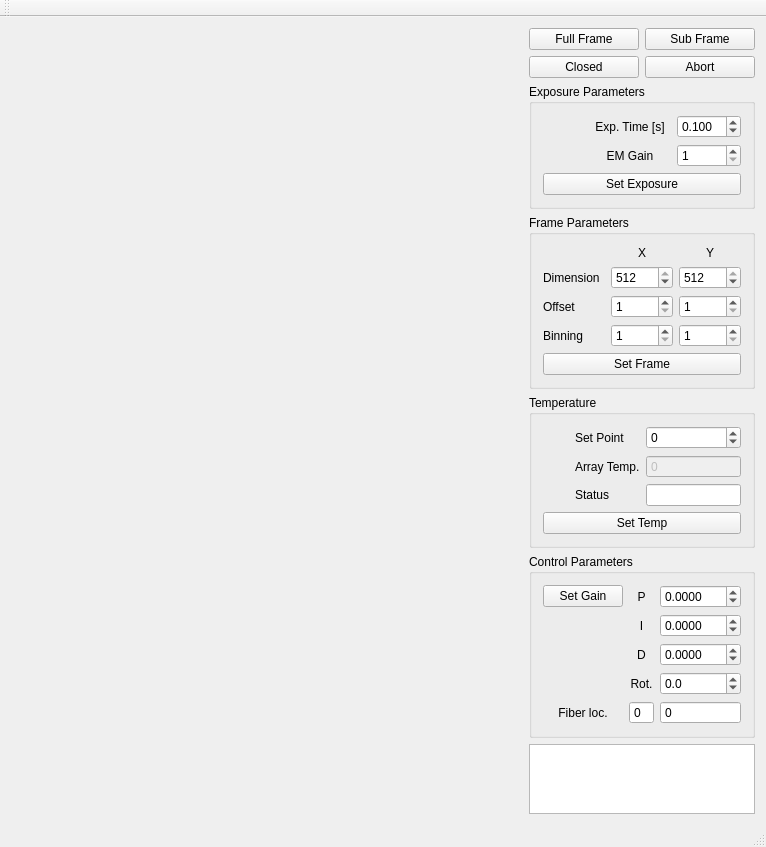
<?xml version="1.0" encoding="UTF-8"?>
<ui version="4.0">
 <class>MainWindow</class>
 <widget class="QMainWindow" name="MainWindow">
  <property name="geometry">
   <rect>
    <x>0</x>
    <y>0</y>
    <width>762</width>
    <height>811</height>
   </rect>
  </property>
  <property name="windowTitle">
   <string>EXPRES FTT</string>
  </property>
  <widget class="QWidget" name="centralWidget">
   <layout class="QHBoxLayout" name="horizontalLayout">
    <item>
     <widget class="QWidget" name="mpl_window" native="true">
      <property name="sizePolicy">
       <sizepolicy hsizetype="Expanding" vsizetype="Expanding">
        <horstretch>0</horstretch>
        <verstretch>0</verstretch>
       </sizepolicy>
      </property>
      <property name="minimumSize">
       <size>
        <width>512</width>
        <height>512</height>
       </size>
      </property>
      <layout class="QVBoxLayout" name="mpl_vl"/>
     </widget>
    </item>
    <item>
     <layout class="QVBoxLayout" name="button_vl">
      <item>
       <layout class="QGridLayout" name="button_grid">
        <item row="4" column="2">
         <widget class="QPushButton" name="btn_SubFrame">
          <property name="sizePolicy">
           <sizepolicy hsizetype="Expanding" vsizetype="Fixed">
            <horstretch>0</horstretch>
            <verstretch>0</verstretch>
           </sizepolicy>
          </property>
          <property name="maximumSize">
           <size>
            <width>16777215</width>
            <height>25</height>
           </size>
          </property>
          <property name="toolTip">
           <string>Start subframe exposures. Subframe determined by frame parameters.</string>
          </property>
          <property name="text">
           <string>Sub Frame</string>
          </property>
         </widget>
        </item>
        <item row="4" column="1">
         <widget class="QPushButton" name="btn_FullFrame">
          <property name="sizePolicy">
           <sizepolicy hsizetype="Expanding" vsizetype="Fixed">
            <horstretch>0</horstretch>
            <verstretch>0</verstretch>
           </sizepolicy>
          </property>
          <property name="maximumSize">
           <size>
            <width>16777215</width>
            <height>25</height>
           </size>
          </property>
          <property name="toolTip">
           <string>Start full frame exposures</string>
          </property>
          <property name="text">
           <string>Full Frame</string>
          </property>
         </widget>
        </item>
        <item row="5" column="1">
         <widget class="QPushButton" name="btn_Closed">
          <property name="sizePolicy">
           <sizepolicy hsizetype="Expanding" vsizetype="Fixed">
            <horstretch>0</horstretch>
            <verstretch>0</verstretch>
           </sizepolicy>
          </property>
          <property name="maximumSize">
           <size>
            <width>16777215</width>
            <height>25</height>
           </size>
          </property>
          <property name="toolTip">
           <string>Start closed loop operation.</string>
          </property>
          <property name="text">
           <string>Closed</string>
          </property>
         </widget>
        </item>
        <item row="5" column="2">
         <widget class="QPushButton" name="btn_Abort">
          <property name="sizePolicy">
           <sizepolicy hsizetype="Expanding" vsizetype="Fixed">
            <horstretch>0</horstretch>
            <verstretch>0</verstretch>
           </sizepolicy>
          </property>
          <property name="toolTip">
           <string>Abort current exposure sequence</string>
          </property>
          <property name="text">
           <string>Abort</string>
          </property>
         </widget>
        </item>
       </layout>
      </item>
      <item>
       <widget class="QGroupBox" name="groupBoxExposure">
        <property name="title">
         <string>Exposure Parameters</string>
        </property>
        <layout class="QGridLayout" name="gridLayout">
         <item row="0" column="0">
          <spacer name="horizontalSpacer_4">
           <property name="orientation">
            <enum>Qt::Horizontal</enum>
           </property>
           <property name="sizeHint" stdset="0">
            <size>
             <width>40</width>
             <height>20</height>
            </size>
           </property>
          </spacer>
         </item>
         <item row="2" column="3">
          <widget class="QSpinBox" name="spb_EMGain">
           <property name="toolTip">
            <string>&lt;html&gt;&lt;head/&gt;&lt;body&gt;&lt;p&gt;Electron-multiplying gain. Range of valid values are 1-300.&lt;/p&gt;&lt;/body&gt;&lt;/html&gt;</string>
           </property>
           <property name="minimum">
            <number>1</number>
           </property>
           <property name="maximum">
            <number>300</number>
           </property>
          </widget>
         </item>
         <item row="0" column="1">
          <widget class="QLabel" name="lbl_ExpTime">
           <property name="text">
            <string>Exp. Time [s]</string>
           </property>
           <property name="alignment">
            <set>Qt::AlignCenter</set>
           </property>
          </widget>
         </item>
         <item row="2" column="0">
          <spacer name="horizontalSpacer_2">
           <property name="orientation">
            <enum>Qt::Horizontal</enum>
           </property>
           <property name="sizeHint" stdset="0">
            <size>
             <width>40</width>
             <height>20</height>
            </size>
           </property>
          </spacer>
         </item>
         <item row="2" column="1">
          <widget class="QLabel" name="lbl_EMGain">
           <property name="text">
            <string>EM Gain</string>
           </property>
           <property name="alignment">
            <set>Qt::AlignCenter</set>
           </property>
          </widget>
         </item>
         <item row="5" column="0" colspan="4">
          <widget class="QPushButton" name="btn_SetExp">
           <property name="text">
            <string>Set Exposure</string>
           </property>
          </widget>
         </item>
         <item row="0" column="3">
          <widget class="QDoubleSpinBox" name="spb_ExpTime">
           <property name="sizePolicy">
            <sizepolicy hsizetype="Expanding" vsizetype="Expanding">
             <horstretch>0</horstretch>
             <verstretch>0</verstretch>
            </sizepolicy>
           </property>
           <property name="maximumSize">
            <size>
             <width>16777215</width>
             <height>25</height>
            </size>
           </property>
           <property name="toolTip">
            <string>&lt;html&gt;&lt;head/&gt;&lt;body&gt;&lt;p&gt;Integration time in milliseconds. Value will update with actual time.&lt;/p&gt;&lt;/body&gt;&lt;/html&gt;</string>
           </property>
           <property name="decimals">
            <number>3</number>
           </property>
           <property name="maximum">
            <double>10.000000000000000</double>
           </property>
           <property name="singleStep">
            <double>0.001000000000000</double>
           </property>
           <property name="value">
            <double>0.100000000000000</double>
           </property>
          </widget>
         </item>
        </layout>
       </widget>
      </item>
      <item>
       <widget class="QGroupBox" name="groupBoxFrame">
        <property name="title">
         <string>Frame Parameters</string>
        </property>
        <layout class="QVBoxLayout" name="verticalLayout_2">
         <item>
          <layout class="QGridLayout" name="glFrame">
           <item row="1" column="1">
            <widget class="QSpinBox" name="spb_XDim">
             <property name="toolTip">
              <string>Horizontal dimension</string>
             </property>
             <property name="minimum">
              <number>1</number>
             </property>
             <property name="maximum">
              <number>512</number>
             </property>
             <property name="value">
              <number>512</number>
             </property>
            </widget>
           </item>
           <item row="1" column="0">
            <widget class="QLabel" name="lbl_Dimension">
             <property name="text">
              <string>Dimension</string>
             </property>
            </widget>
           </item>
           <item row="3" column="0">
            <widget class="QLabel" name="lbl_Binning">
             <property name="text">
              <string>Binning</string>
             </property>
            </widget>
           </item>
           <item row="0" column="1">
            <widget class="QLabel" name="lbl_X">
             <property name="text">
              <string>X</string>
             </property>
             <property name="alignment">
              <set>Qt::AlignCenter</set>
             </property>
            </widget>
           </item>
           <item row="1" column="2">
            <widget class="QSpinBox" name="spb_YDim">
             <property name="toolTip">
              <string>Vertical dimension</string>
             </property>
             <property name="minimum">
              <number>1</number>
             </property>
             <property name="maximum">
              <number>512</number>
             </property>
             <property name="value">
              <number>512</number>
             </property>
            </widget>
           </item>
           <item row="2" column="1">
            <widget class="QSpinBox" name="spb_XOffs">
             <property name="toolTip">
              <string>ROI horizontal offset</string>
             </property>
             <property name="minimum">
              <number>1</number>
             </property>
             <property name="maximum">
              <number>512</number>
             </property>
            </widget>
           </item>
           <item row="2" column="2">
            <widget class="QSpinBox" name="spb_YOffs">
             <property name="toolTip">
              <string>ROI vertical offset</string>
             </property>
             <property name="minimum">
              <number>1</number>
             </property>
             <property name="maximum">
              <number>512</number>
             </property>
            </widget>
           </item>
           <item row="3" column="1">
            <widget class="QSpinBox" name="spb_XBin">
             <property name="toolTip">
              <string>Horizontal pixel binning</string>
             </property>
             <property name="minimum">
              <number>1</number>
             </property>
             <property name="maximum">
              <number>512</number>
             </property>
            </widget>
           </item>
           <item row="2" column="0">
            <widget class="QLabel" name="lbl_Offset">
             <property name="text">
              <string>Offset</string>
             </property>
            </widget>
           </item>
           <item row="0" column="2">
            <widget class="QLabel" name="lbl_Y">
             <property name="text">
              <string>Y</string>
             </property>
             <property name="alignment">
              <set>Qt::AlignCenter</set>
             </property>
            </widget>
           </item>
           <item row="3" column="2">
            <widget class="QSpinBox" name="spb_YBin">
             <property name="toolTip">
              <string>Vertical pixel binning</string>
             </property>
             <property name="minimum">
              <number>1</number>
             </property>
             <property name="maximum">
              <number>512</number>
             </property>
            </widget>
           </item>
          </layout>
         </item>
         <item>
          <widget class="QPushButton" name="btn_SetFrame">
           <property name="toolTip">
            <string>Update camera frame</string>
           </property>
           <property name="text">
            <string>Set Frame</string>
           </property>
          </widget>
         </item>
        </layout>
       </widget>
      </item>
      <item>
       <widget class="QGroupBox" name="groupBoxTemp">
        <property name="title">
         <string>Temperature</string>
        </property>
        <layout class="QGridLayout" name="gridLayout_2">
         <item row="1" column="0">
          <spacer name="horizontalSpacer_3">
           <property name="orientation">
            <enum>Qt::Horizontal</enum>
           </property>
           <property name="sizeHint" stdset="0">
            <size>
             <width>18</width>
             <height>20</height>
            </size>
           </property>
          </spacer>
         </item>
         <item row="0" column="1">
          <widget class="QLabel" name="lbl_SetPoint">
           <property name="text">
            <string>Set Point</string>
           </property>
          </widget>
         </item>
         <item row="1" column="1">
          <widget class="QLabel" name="lbl_ArrayTemp">
           <property name="text">
            <string>Array Temp.</string>
           </property>
          </widget>
         </item>
         <item row="0" column="0">
          <spacer name="horizontalSpacer">
           <property name="orientation">
            <enum>Qt::Horizontal</enum>
           </property>
           <property name="sizeHint" stdset="0">
            <size>
             <width>18</width>
             <height>20</height>
            </size>
           </property>
          </spacer>
         </item>
         <item row="1" column="2">
          <widget class="QSpinBox" name="spb_ArrayTemp">
           <property name="enabled">
            <bool>false</bool>
           </property>
           <property name="sizePolicy">
            <sizepolicy hsizetype="Expanding" vsizetype="Fixed">
             <horstretch>0</horstretch>
             <verstretch>0</verstretch>
            </sizepolicy>
           </property>
           <property name="toolTip">
            <string>&lt;html&gt;&lt;head/&gt;&lt;body&gt;&lt;p&gt;Actual array temperature in C.&lt;/p&gt;&lt;/body&gt;&lt;/html&gt;</string>
           </property>
           <property name="buttonSymbols">
            <enum>QAbstractSpinBox::NoButtons</enum>
           </property>
           <property name="minimum">
            <number>-273</number>
           </property>
           <property name="maximum">
            <number>273</number>
           </property>
          </widget>
         </item>
         <item row="2" column="1">
          <widget class="QLabel" name="lbl_TempStatus">
           <property name="text">
            <string>Status</string>
           </property>
          </widget>
         </item>
         <item row="0" column="2">
          <widget class="QSpinBox" name="spb_SetPoint">
           <property name="sizePolicy">
            <sizepolicy hsizetype="Expanding" vsizetype="Fixed">
             <horstretch>0</horstretch>
             <verstretch>0</verstretch>
            </sizepolicy>
           </property>
           <property name="toolTip">
            <string>&lt;html&gt;&lt;head/&gt;&lt;body&gt;&lt;p&gt;Target array temperature in C.&lt;/p&gt;&lt;/body&gt;&lt;/html&gt;</string>
           </property>
           <property name="minimum">
            <number>-100</number>
           </property>
           <property name="maximum">
            <number>30</number>
           </property>
          </widget>
         </item>
         <item row="2" column="2">
          <widget class="QLineEdit" name="edt_TempStatus">
           <property name="sizePolicy">
            <sizepolicy hsizetype="Expanding" vsizetype="Fixed">
             <horstretch>0</horstretch>
             <verstretch>0</verstretch>
            </sizepolicy>
           </property>
           <property name="readOnly">
            <bool>true</bool>
           </property>
          </widget>
         </item>
         <item row="2" column="0">
          <spacer name="horizontalSpacer_5">
           <property name="orientation">
            <enum>Qt::Horizontal</enum>
           </property>
           <property name="sizeHint" stdset="0">
            <size>
             <width>40</width>
             <height>20</height>
            </size>
           </property>
          </spacer>
         </item>
         <item row="3" column="0" colspan="3">
          <widget class="QPushButton" name="btn_SetTemp">
           <property name="text">
            <string>Set Temp</string>
           </property>
          </widget>
         </item>
        </layout>
       </widget>
      </item>
      <item>
       <widget class="QGroupBox" name="groupBoxControls">
        <property name="sizePolicy">
         <sizepolicy hsizetype="Expanding" vsizetype="Expanding">
          <horstretch>0</horstretch>
          <verstretch>0</verstretch>
         </sizepolicy>
        </property>
        <property name="title">
         <string>Control Parameters</string>
        </property>
        <layout class="QGridLayout" name="gridLayout_3">
         <item row="0" column="2">
          <widget class="QDoubleSpinBox" name="spb_P">
           <property name="decimals">
            <number>4</number>
           </property>
           <property name="minimum">
            <double>-100.000000000000000</double>
           </property>
           <property name="maximum">
            <double>100.000000000000000</double>
           </property>
           <property name="singleStep">
            <double>0.010000000000000</double>
           </property>
          </widget>
         </item>
         <item row="4" column="0">
          <widget class="QLabel" name="label_FiberLoc">
           <property name="text">
            <string>Fiber loc.</string>
           </property>
           <property name="alignment">
            <set>Qt::AlignCenter</set>
           </property>
          </widget>
         </item>
         <item row="4" column="1">
          <widget class="QSpinBox" name="spb_XFib">
           <property name="toolTip">
            <string>Target horizontal location for control algorithm</string>
           </property>
           <property name="buttonSymbols">
            <enum>QAbstractSpinBox::NoButtons</enum>
           </property>
          </widget>
         </item>
         <item row="4" column="2">
          <widget class="QSpinBox" name="spb_YFib">
           <property name="toolTip">
            <string>Target vertical location for control algorithm</string>
           </property>
           <property name="buttonSymbols">
            <enum>QAbstractSpinBox::NoButtons</enum>
           </property>
          </widget>
         </item>
         <item row="1" column="1">
          <widget class="QLabel" name="label_I">
           <property name="text">
            <string>I</string>
           </property>
           <property name="alignment">
            <set>Qt::AlignCenter</set>
           </property>
          </widget>
         </item>
         <item row="3" column="1">
          <widget class="QLabel" name="lbl_Rotation">
           <property name="text">
            <string>Rot.</string>
           </property>
           <property name="alignment">
            <set>Qt::AlignCenter</set>
           </property>
          </widget>
         </item>
         <item row="1" column="2">
          <widget class="QDoubleSpinBox" name="spb_I">
           <property name="decimals">
            <number>4</number>
           </property>
           <property name="minimum">
            <double>-100.000000000000000</double>
           </property>
           <property name="singleStep">
            <double>0.010000000000000</double>
           </property>
          </widget>
         </item>
         <item row="0" column="1">
          <widget class="QLabel" name="label_P">
           <property name="text">
            <string>P</string>
           </property>
           <property name="alignment">
            <set>Qt::AlignCenter</set>
           </property>
          </widget>
         </item>
         <item row="3" column="2">
          <widget class="QDoubleSpinBox" name="spb_Rotation">
           <property name="decimals">
            <number>1</number>
           </property>
           <property name="minimum">
            <double>-360.000000000000000</double>
           </property>
           <property name="maximum">
            <double>360.000000000000000</double>
           </property>
          </widget>
         </item>
         <item row="2" column="1">
          <widget class="QLabel" name="label_D">
           <property name="text">
            <string>D</string>
           </property>
           <property name="alignment">
            <set>Qt::AlignCenter</set>
           </property>
          </widget>
         </item>
         <item row="2" column="2">
          <widget class="QDoubleSpinBox" name="spb_D">
           <property name="decimals">
            <number>4</number>
           </property>
           <property name="minimum">
            <double>-100.000000000000000</double>
           </property>
           <property name="maximum">
            <double>100.000000000000000</double>
           </property>
           <property name="singleStep">
            <double>0.010000000000000</double>
           </property>
          </widget>
         </item>
         <item row="0" column="0">
          <widget class="QPushButton" name="btn_Gain">
           <property name="text">
            <string>Set Gain</string>
           </property>
          </widget>
         </item>
        </layout>
       </widget>
      </item>
      <item>
       <widget class="QPlainTextEdit" name="logUpdateText"/>
      </item>
     </layout>
    </item>
   </layout>
  </widget>
  <widget class="QMenuBar" name="menuBar">
   <property name="geometry">
    <rect>
     <x>0</x>
     <y>0</y>
     <width>762</width>
     <height>21</height>
    </rect>
   </property>
  </widget>
  <widget class="QToolBar" name="mainToolBar">
   <attribute name="toolBarArea">
    <enum>TopToolBarArea</enum>
   </attribute>
   <attribute name="toolBarBreak">
    <bool>false</bool>
   </attribute>
  </widget>
  <widget class="QStatusBar" name="statusBar"/>
 </widget>
 <layoutdefault spacing="6" margin="11"/>
 <resources/>
 <connections/>
</ui>
